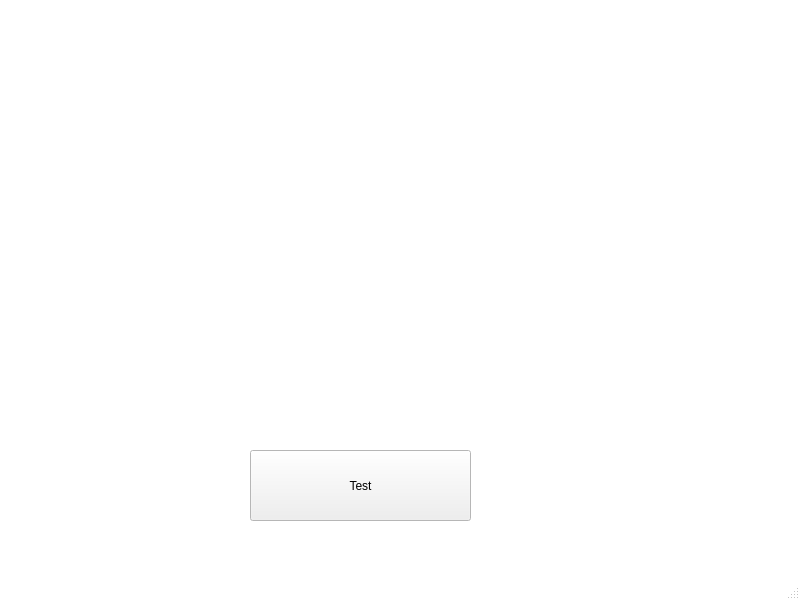
<?xml version="1.0" encoding="UTF-8"?>
<ui version="4.0">
 <class>MainWindow</class>
 <widget class="QMainWindow" name="MainWindow">
  <property name="geometry">
   <rect>
    <x>0</x>
    <y>0</y>
    <width>800</width>
    <height>600</height>
   </rect>
  </property>
  <property name="palette">
   <palette>
    <active>
     <colorrole role="Base">
      <brush brushstyle="SolidPattern">
       <color alpha="255">
        <red>255</red>
        <green>255</green>
        <blue>255</blue>
       </color>
      </brush>
     </colorrole>
     <colorrole role="Window">
      <brush brushstyle="SolidPattern">
       <color alpha="255">
        <red>255</red>
        <green>255</green>
        <blue>255</blue>
       </color>
      </brush>
     </colorrole>
    </active>
    <inactive>
     <colorrole role="Base">
      <brush brushstyle="SolidPattern">
       <color alpha="255">
        <red>255</red>
        <green>255</green>
        <blue>255</blue>
       </color>
      </brush>
     </colorrole>
     <colorrole role="Window">
      <brush brushstyle="SolidPattern">
       <color alpha="255">
        <red>255</red>
        <green>255</green>
        <blue>255</blue>
       </color>
      </brush>
     </colorrole>
    </inactive>
    <disabled>
     <colorrole role="Base">
      <brush brushstyle="SolidPattern">
       <color alpha="255">
        <red>255</red>
        <green>255</green>
        <blue>255</blue>
       </color>
      </brush>
     </colorrole>
     <colorrole role="Window">
      <brush brushstyle="SolidPattern">
       <color alpha="255">
        <red>255</red>
        <green>255</green>
        <blue>255</blue>
       </color>
      </brush>
     </colorrole>
    </disabled>
   </palette>
  </property>
  <property name="windowTitle">
   <string>MainWindow</string>
  </property>
  <widget class="QWidget" name="centralwidget">
   <widget class="QLabel" name="label">
    <property name="geometry">
     <rect>
      <x>60</x>
      <y>90</y>
      <width>651</width>
      <height>241</height>
     </rect>
    </property>
    <property name="palette">
     <palette>
      <active>
       <colorrole role="Base">
        <brush brushstyle="SolidPattern">
         <color alpha="255">
          <red>255</red>
          <green>255</green>
          <blue>255</blue>
         </color>
        </brush>
       </colorrole>
       <colorrole role="Window">
        <brush brushstyle="SolidPattern">
         <color alpha="255">
          <red>255</red>
          <green>255</green>
          <blue>255</blue>
         </color>
        </brush>
       </colorrole>
      </active>
      <inactive>
       <colorrole role="Base">
        <brush brushstyle="SolidPattern">
         <color alpha="255">
          <red>255</red>
          <green>255</green>
          <blue>255</blue>
         </color>
        </brush>
       </colorrole>
       <colorrole role="Window">
        <brush brushstyle="SolidPattern">
         <color alpha="255">
          <red>255</red>
          <green>255</green>
          <blue>255</blue>
         </color>
        </brush>
       </colorrole>
      </inactive>
      <disabled>
       <colorrole role="Base">
        <brush brushstyle="SolidPattern">
         <color alpha="255">
          <red>255</red>
          <green>255</green>
          <blue>255</blue>
         </color>
        </brush>
       </colorrole>
       <colorrole role="Window">
        <brush brushstyle="SolidPattern">
         <color alpha="255">
          <red>255</red>
          <green>255</green>
          <blue>255</blue>
         </color>
        </brush>
       </colorrole>
      </disabled>
     </palette>
    </property>
    <property name="text">
     <string/>
    </property>
   </widget>
   <widget class="QPushButton" name="pushButton">
    <property name="geometry">
     <rect>
      <x>250</x>
      <y>450</y>
      <width>221</width>
      <height>71</height>
     </rect>
    </property>
    <property name="text">
     <string>Test</string>
    </property>
   </widget>
  </widget>
  <widget class="QMenuBar" name="menubar">
   <property name="geometry">
    <rect>
     <x>0</x>
     <y>0</y>
     <width>800</width>
     <height>26</height>
    </rect>
   </property>
  </widget>
  <widget class="QStatusBar" name="statusbar"/>
 </widget>
 <resources/>
 <connections/>
</ui>
